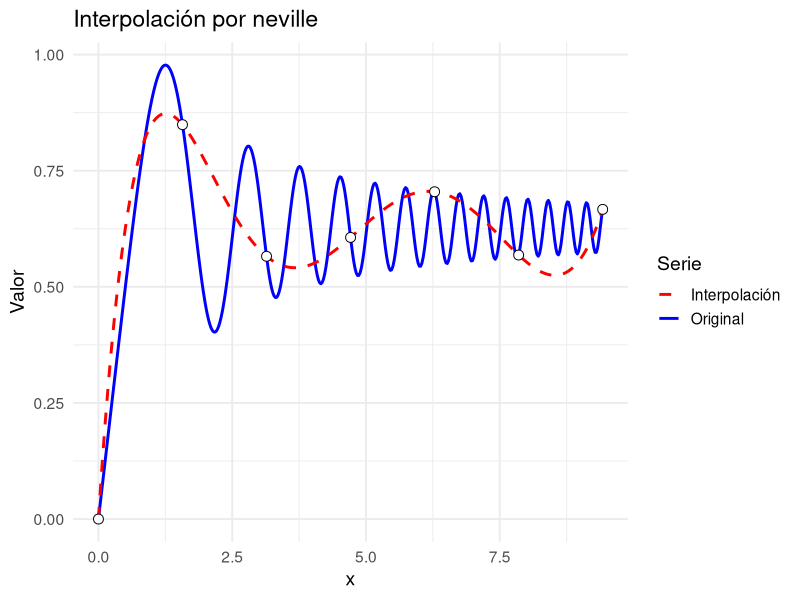
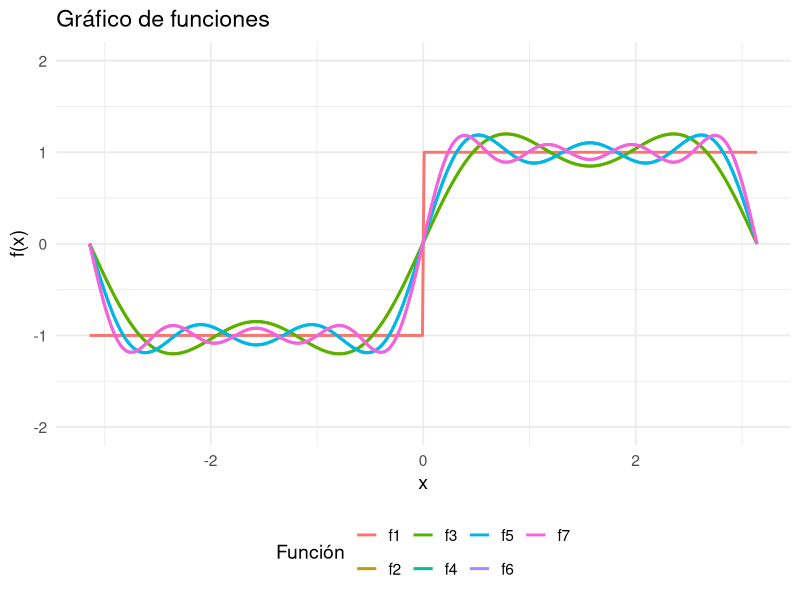

These charts were generated, in order, by the following R code:
## ---- chunk 1
#| code-fold: true

Der2Puntos <- function(f, x_0, h) {
  return((f(x_0 + h) - f(x_0)) / h)
}

Der3PuntosA <- function(f, x_0, h) {
  return(((-3 / 2) * f(x_0) + 2 * f(x_0 + h) - (1 / 2) * f(x_0 + 2 * h)) /
           h)
}

Der3PuntosB <- function(f, x_0, h){
  return(((-1/2)*f(x_0 - h) + (1/2)*f(x_0 + h))/h)
}

Der5PuntosA <- function(f, x_0, h){
  return(( (-25/12)*f(x_0) + 4*f(x_0 + h) - 3*f(x_0 + 2*h) +
             (4/3)*f(x_0 + 3*h) - (1/4)*f(x_0 + 4*h) ) / h)
}

Der5PuntosB <- function(f, x_0, h){
  return(( f(x_0 - 2*h) - 8*f(x_0 - h) + 8*f(x_0 + h) - f(x_0 + 2*h) ) / (12*h))
}
## ---- chunk 2
#| code-fold: true

f <- function(x) (x^3)*exp(x^2) - sin(x)
df <- function(x) 3*(x^2)*exp(x^2) + 2*(x^4)*exp(x^2)-cos(x)
x <- 2.19
h1 <- 0.01
h2 <- 0.001

print("f'(2.19) con dos puntos")
Der2Puntos(f, x, h1)
Der2Puntos(f, x, h2)
df(x)

print("f'(2.19) con tres puntos")
Der3PuntosA(f, x, h1)
Der3PuntosA(f, x, h2)
Der3PuntosB(f, x, h1)
Der3PuntosB(f, x, h2)

print("f'(2.19) con 5 puntos")
Der5PuntosA(f, x, h1)
Der5PuntosA(f, x, h2)
Der5PuntosB(f, x, h1)
Der5PuntosB(f, x, h2)

## ---- chunk 3
#| code-fold: true

Richardson <- function(N, x0, h, n){
  Q <- matrix(NA_real_, nrow = n, ncol = n)
  for (i in 1:n) {
    Q[i,1] <- N(x0, h/(2^(i - 1)))
  }
  for (i in 2:n) {
    for (j in 2:i) {
      Q[i,j] <- (4^(j-1)*Q[i,j-1] - Q[i-1,j-1])/(4^(j-1)-1)
    }
  }
  return(Q[n,n])
}
## ---- chunk 4
#| code-fold: true

formula <- function(f, d2f, d3f, x0, h){
  return((f(x0+h)-f(x0))/h - (h/2)*d2f(x0) - (h^2/2)*d3f(x0))
}

f <- function(x) (x^3)*exp(x^2) - sin(x)
df <- function(x) 3*(x^2)*exp(x^2) + 2*(x^4)*exp(x^2)-cos(x)
d2f <- function(x) 6*x*exp(x^2) + 14*x^3*exp(x^2)+4*x^5*exp(x^2)+sin(x)
d3f <- function(x) 6*exp(x^2)+54*x^2*exp(x^2)+48*x^4*exp(x^2)+8*x^6*exp(x^2)+cos(x)

Richardson(function(x, h) formula(f, d2f, d3f, x, h), 2.19, 0.01, 2)
Richardson(function(x, h) formula(f, d2f, d3f, x, h), 2.19, 0.001, 2)

## ---- chunk 5
#| code-fold: true

Trapecio <- function(f, a, b){
  return((b-a)*(f(a) + f(b))/2)
}

Simpson <- function(f, a, b){
  return(((b-a)/6)*(f(a) + 4*f((a+b)/2)+f(b)))
}

SimpsonCompuesto <- function(f, a, b, m){
  h <- (b-a)/(2 * m)
  xi0 <- f(a)+f(b)
  xi1 <- 0 #suma de nodos impares
  xi2 <- 0 #suma de nodos pares
  for(j in 1:(2 * m - 1)){
    x <- a+j*h
    if(j%%2 == 0){
      xi2 <- xi2 + f(x)
    } else{
      xi1 <- xi1 + f(x)
    }
  }
  return((h/3)*(xi0 + 2*xi2 + 4*xi1))
}

Romberg <- function(f, a, b, n){
  Q <- matrix(NA_real_, nrow = n, ncol = n)
  h <- b-a
  Q[1,1] <- (h/2)*(f(a) + f(b))
  for (i in 2:n){
    suma <- 0
    for (k in 1:(2^(i-2))){
      suma <- suma + f(a + (k - 1/2)*h)
    }
    Q[i,1] <- 0.5*(Q[i-1,1] + h*suma)
    h <- h/2
  }
  
  for (i in 2:n) {
    for (j in 2:i) {
      Q[i,j] <- (4^(j-1)*Q[i,j-1] - Q[i-1,j-1])/(4^(j-1)-1)
    }
  }
  return(Q[n,n])
}

IntegralDobleSCT <- function(f, g1, g2, a, b, n, m){
  h <- (b-a)/(2*n)
  xi0 <- 0 # inicial + final
  xi1 <- 0 # impares
  xi2 <- 0 # pares
  for (i in 0:(2*n)) {
    xw <- a + i*h
    yi <- SimpsonCompuesto(function(y) f(xw, y), g1(xw), g2(xw), m)
    if(i == 0 || i == 2*n){
      xi0 <- xi0 + yi
    } else if(i %% 2 == 0){
      xi2 <- xi2 + yi
    } else {
      xi1 <- xi1 + yi
    }
  }
  return((h/3)*(xi0+4*xi1+2*xi2))
}
## ---- chunk 6
#| code-fold: true

integral_real <- integrate(function(x) 8 + 5*sin(x), 0, pi)$value
integral_estimada <- SimpsonCompuesto(function(x) 8 + 5*sin(x), 0, pi, 8)
abs(integral_real- integral_estimada)
## ---- chunk 7
#| code-fold: true

integral_real <- integrate(function(x) 8 + 5*sin(x), 0, pi)$value
integral_estimada <- SimpsonCompuesto(function(x) 8 + 5*sin(x), 0, pi, 7)
abs(integral_real- integral_estimada)
## ---- chunk 8
#| label: simpson-compuesta-ln2
#| echo: true

# Definimos la función
f <- function(x) 1/x

# Regla de Simpson compuesta
simpson_compuesta <- function(f, a, b, n) {
  stopifnot(n %% 2 == 0)
  h <- (b - a) / n
  x <- seq(a, b, by = h)
  fx <- f(x)
  S <- fx[1] + fx[n + 1] +
       4 * sum(fx[seq(2, n, by = 2)]) +
       2 * sum(fx[seq(3, n - 1, by = 2)])
  (h / 3) * S
}

# Ejemplo: cálculo con n = 24
n <- 24
S24 <- simpson_compuesta(f, 1, 2, n)
err <- abs(S24 - log(2))

c(n = n,
  aproximacion = S24,
  ln2 = log(2),
  error_abs = err)
## ---- chunk 9
#| code-fold: true

root_safe <- function(x) pmax(0, 32 - 7*x^2)

volumen_estimado <- IntegralDobleSCT(function(x, y) 4 - x^2 - 2*y^2 - x*y, function(x) { (-x - sqrt(root_safe(x)))/4 }, function(x) { (-x + sqrt(root_safe(x)))/4 }, -4*sqrt(2)/sqrt(7), 4*sqrt(2)/sqrt(7), 100, 100)
volumen_estimado
## ---- chunk 10
#| code-fold: true

## Integrando: (4 - x^2 - 2y^2 - x*y)
f <- function(x, y) 4 - x^2 - 2*y^2 - x*y

## Límites en x como funciones de y
x_lower <- function(y) (-y - sqrt(16 - 7*y^2)) / 2
x_upper <- function(y) (-y + sqrt(16 - 7*y^2)) / 2

## Borde en y
y_min <- -4 / sqrt(7)
y_max <-  4 / sqrt(7)

## Integral interior en x, para un y dado
inner_x <- function(y) {
  ## Si y está fuera del dominio por redondeo numérico, devuelve 0
  if (7*y^2 > 16) return(0)
  integrate(function(x) f(x, y),
            lower = x_lower(y), upper = x_upper(y),
            rel.tol = 1e-10, abs.tol = 0)$value
}

## Integral exterior en y
V_dxdy <- integrate(function(y) Vectorize(inner_x)(y),
                    lower = y_min, upper = y_max,
                    rel.tol = 1e-9, abs.tol = 0)

V_dxdy$value

## ---- chunk 11
#| code-fold: true

TrapecioExtendido <- function(f, a, b, n) {
  h <- (b - a) / n
  suma <- f(a) + f(b)

  for (j in 1:(n - 1)) {
    xj <- a + j * h
    suma <- suma + 2 * f(xj)
  }

  I <- (h / 2) * suma
  return(I)
}
## ---- chunk 12
#| code-fold: true

f <- function(x){
  if(0 <= x & x <= 2){
    return(x^3 + 1)
  } else if(2 < x & x <= 6){
    return(2*x + 5)
  } else{
    return(NULL)
  }
}
## ---- chunk 13
#| code-fold: true

tr <- TrapecioExtendido(f, 0, 6, 10)
tr
## ---- chunk 14
#| code-fold: true

si <- SimpsonCompuesto(f, 0, 6, 10)
si
## ---- chunk 15
#| code-fold: true

valor_real <- integrate(function(x) x^3 + 1, 0, 2)$value + integrate(function(x) 2*x + 5, 2, 6)$value
valor_real
## ---- chunk 16
#| code-fold: true

abs(tr - valor_real)
## ---- chunk 17
#| code-fold: true

abs(si - valor_real)
## ---- chunk 18
#| code-fold: true
# Regla del Trapecio Extendida para integrales dobles tipo I
trapecio_doble <- function(f, a, b, c, d, nx, ny) {
  hx <- (b - a) / nx
  hy <- (d - c) / ny
  suma <- 0

  for (i in 0:nx) {
    x <- a + i * hx
    for (j in 0:ny) {
      y <- c + j * hy
      peso <- 1

      if (i == 0 || i == nx) peso <- peso / 2
      if (j == 0 || j == ny) peso <- peso / 2

      suma <- suma + peso * f(x, y)
    }
  }

  I <- hx * hy * suma
  return(I)
}
## ---- chunk 19
# Ejemplo de uso:
f <- function(x, y) x^2 + y^2  # función ejemplo
resultado <- trapecio_doble(f, 0, 1, 0, 1, nx = 10, ny = 10)
cat("Aproximación de la integral doble:", resultado, "\n")
## ---- chunk 20
#| code-fold: true
#| warning: false
library(tidyverse)

neville <- function(nodos, valores, x) {
  stopifnot(is.numeric(nodos),
            is.numeric(valores),
            length(nodos) == length(valores))
  n <- length(nodos)
  Q <- matrix(NA_real_, nrow = n, ncol = n)
  
  # Columna inicial con valores de Y
  Q[, 1] <-  valores
  
  # Construccion de la tabla de Neville
  for (i in 2:n) {
    for (j in 2:i) {
      numerador <- ((x - nodos[i - j + 1]) * Q[i, j - 1] - (x - nodos[i]) * Q[i -
                                                                                1, j - 1])
      denominador <- nodos[i] - nodos[i - j + 1]
      Q[i, j] <-  numerador / denominador
    }
  }
  return(list(valor = Q[n, n], tabla = Q))
}

graficar.polinomio <- function(nodos,
                               a,
                               b,
                               metodo,
                               f = NULL,
                               valores = NULL,
                               df = NULL,
                               derivadas.clamped = NULL) {
  stopifnot(is.numeric(nodos), length(nodos) >= 2)
  # Validación: exactamente uno de f o valores
  if (is.null(f) == is.null(valores)) {
    stop("Debe proveer exactamente uno: 'f' (función) o 'valores' (numérico).")
  }
  # Obtener valores en nodos según el caso
  if (!is.null(f)) {
    stopifnot(is.function(f))
    valores_nodos <- f(nodos)
  } else {
    stopifnot(is.numeric(valores), length(valores) == length(nodos))
    valores_nodos <- valores
  }
  
  # Derivadas (opcional). Acepta función o vector numérico.
  derivadas_nodos <- NULL
  if (!is.null(df)) {
    if (is.function(df)) {
      derivadas_nodos <- df(nodos)
    } else if (is.numeric(df)) {
      stopifnot(length(df) == length(nodos))
      derivadas_nodos <- df
    } else {
      stop("`df` debe ser función o vector numérico de derivadas en los nodos.")
    }
  }
  
  # Wrapper vectorizado para el método (con o sin derivadas)
  if (!is.null(derivadas_nodos)) {
    H <- function(x)
      vapply(x, function(xx)
        metodo(nodos, valores_nodos, derivadas_nodos, xx)$valor, numeric(1))
  } else {
    if(is.null(derivadas.clamped)){
      H <- function(x)
        vapply(x, function(xx)
          metodo(nodos, valores_nodos, xx)$valor, numeric(1))
    } else{
      H <- function(x)
        vapply(x, function(xx)
          spline.sujeto(nodos, valores_nodos, derivadas.clamped, xx)$valor, numeric(1))
    }
  }
  
  # Malla y data frames
  xi <- seq(a, b, length.out = 400)
  df_plot <- data.frame(x  = xi,
                        Hx = H(xi),
                        fx = if (!is.null(f))
                          f(xi)
                        else
                          NA_real_)
  df_nodos <- data.frame(x = nodos, y = valores_nodos)
  
  # Gráfico: con f (dos curvas) o solo interpolación
  p <- ggplot(df_plot, aes(x = x))
  if (!is.null(f)) {
    p <- p +
      geom_line(aes(y = fx, color = "Original"), linewidth = 1) +
      geom_line(aes(y = Hx, color = "Interpolación"),
                linewidth = 1,
                linetype = "dashed") +
      scale_color_manual(values = c(
        "Original" = "blue",
        "Interpolación" = "red"
      ))
  } else {
    p <- p +
      geom_line(aes(y = Hx, color = "Interpolación"), linewidth = 1) +
      scale_color_manual(values = c("Interpolación" = "red"))
  }
  p +
    geom_point(
      data = df_nodos,
      aes(x = x, y = y),
      shape = 21,
      size = 3,
      fill = "white"
    ) +
    labs(title = paste0("Interpolación por ", deparse(substitute(metodo))), y = "Valor", color = "Serie") +
    theme_minimal(base_size = 14)
}
## ---- chunk 21
#| code-fold: true
nodos <- c(0, pi/2, pi, 3*pi/2, 2*pi, 5*pi/2, 3*pi)
imagenes <- numeric(6)
for (i in 1:7) {
  imagenes[i] <- integrate(function(x) cos(x^2), 0, nodos[i])$value
}

f_scalar <- function(x) integrate(function(y) cos(y^2), lower = 0, upper = x)$value
f <- Vectorize(f_scalar)

graficar.polinomio(nodos, 0, 3*pi, neville, f = f)

## ---- chunk 22
#| code-fold: true

coef.fourier <- function(f, k, tipo = "coseno") {

  integrando <- switch(
    tipo,
    "constante" = function(x) f(x),
    "coseno"    = function(x) f(x) * cos(k * x),
    "seno"      = function(x) f(x) * sin(k * x),
    stop("El parámetro 'tipo' debe ser 'constante', 'coseno' o 'seno'.")
  )
  
  # Cálculo del coeficiente según el tipo
  if (tipo == "constante") {
    return((1 / (2 * pi)) * SimpsonCompuesto(integrando, -pi, pi, 200))
  } else {
    return((1 / pi) * SimpsonCompuesto(integrando, -pi, pi, 200))
  }
}
## ---- chunk 23
#| code-fold: true

serie.fourier <- function(f, n, x) {
  a0 <- coef.fourier(f, 0, tipo = "constante")
  suma <- a0
  for (k in 1:n) {
    a_k <- coef.fourier(f, k, tipo = "coseno")
    b_k <- coef.fourier(f, k, tipo = "seno")
    suma <- suma + a_k * cos(k * x) + b_k * sin(k * x)
  }
  return(suma)
}
## ---- chunk 24
#| include: false
graficar <- function(funciones, a, b, c = NULL, d = NULL, n = 400,
                     nombres = NULL, titulo = "Gráfico de funciones") {
  # Verificaciones básicas
  stopifnot(is.numeric(a), is.numeric(b), a < b)
  
  # Si se pasa solo una función, la convertimos en lista
  if (is.function(funciones)) {
    funciones <- list(funciones)
  }
  
  # Si no se dan nombres, los generamos automáticamente
  if (is.null(nombres)) {
    nombres <- paste0("f", seq_along(funciones))
  } else if (length(nombres) != length(funciones)) {
    stop("El número de nombres debe coincidir con el número de funciones.")
  }
  
  # Crear secuencia de puntos
  x <- seq(a, b, length.out = n)
  
  # Evaluar cada función y combinar en un solo data frame
  lista_datos <- lapply(seq_along(funciones), function(i) {
    y <- tryCatch(funciones[[i]](x),
                  error = function(e) rep(NA, length(x)))
    data.frame(x = x, y = y, funcion = nombres[i])
  })
  
  datos <- do.call(rbind, lista_datos)
  
  # Crear el gráfico base
  p <- ggplot(datos, aes(x = x, y = y, color = funcion)) +
    geom_line(linewidth = 1) +
    labs(
      title = titulo,
      x = "x",
      y = "f(x)",
      color = "Función"
    ) +
    theme_minimal(base_size = 14) +
    theme(legend.position = "bottom")
  
  # Aplicar límites del eje Y si se proporcionan
  if (!is.null(c) && !is.null(d)) {
    stopifnot(is.numeric(c), is.numeric(d), c < d)
    p <- p + coord_cartesian(ylim = c(c, d))
  }
  
  return(p)
}
## ---- chunk 25
#| code-fold: true

funcion.prueba <- function(x) {
  if (-pi <= x && x < 0) {
    return(-1)
  } else if (0 <= x && x <= pi) {
    return(1)
  } else {
    return(NA)
  }
}

funcion.prueba <- Vectorize(funcion.prueba)

graficar(list(function(x) funcion.prueba(x), function(x) serie.fourier(funcion.prueba, 3, x), function(x) serie.fourier(funcion.prueba, 4, x), function(x) serie.fourier(funcion.prueba, 5, x), function(x) serie.fourier(funcion.prueba, 6, x), function(x) serie.fourier(funcion.prueba, 7, x), function(x) serie.fourier(funcion.prueba, 8, x)), -pi, pi, -2, 2)
